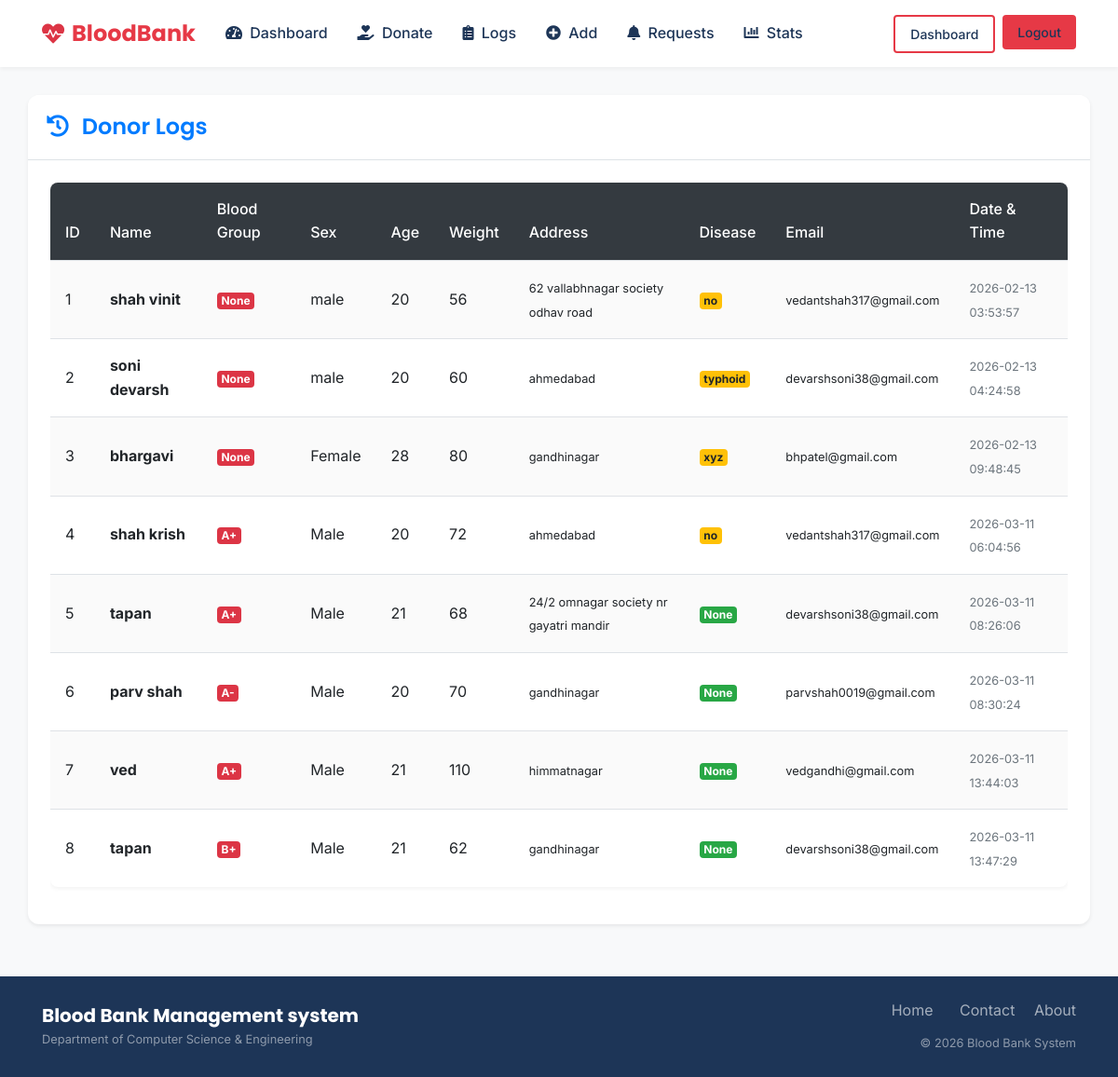
The page /donorlogs (signed in) on the database its author committed.
### tables this page shows
CREATE TABLE DONOR(
                D_ID INTEGER PRIMARY KEY AUTOINCREMENT,
                DNAME VARCHAR(50),
                SEX VARCHAR(10),
                AGE INTEGER,
                WEIGHT INTEGER,
                ADDRESS VARCHAR(150),
                DISEASE VARCHAR(50),
                DEMAIL VARCHAR(100),
                DONOR_DATE TIMESTAMP DEFAULT CURRENT_TIMESTAMP
            , B_GROUP VARCHAR(4));

### app_sqlite.py (the view)
@app.route('/donorlogs')
@is_logged_in
def donorlogs():
    conn = get_db_connection()
    cur = conn.cursor()
    cur.execute("SELECT * FROM DONOR")
    logs = cur.fetchall()
    if logs:
        return render_template('donorlogs.html',logs=logs)
    else:
        msg = ' No logs found '
        return render_template('donorlogs.html',msg=msg)
    conn.close()

### app_sqlite.py (called while the page is built)
def get_db_connection():
    conn = sqlite3.connect(DB_NAME)
    conn.row_factory = sqlite3.Row
    return conn

def is_logged_in(f):
    @wraps(f)
    def wrap(*args, **kwargs):
        if 'logged_in' in session:
            return f(*args, **kwargs)
        else:
            flash('Unauthorized, Please login!', 'danger')
            return redirect(url_for('login'))
    return wrap

### templates/donorlogs.html
{% extends 'layout.html' %}
{% block body %}
<div class="card shadow-sm mb-4">
  <div class="card-header bg-white">
    <h4 class="mb-0 text-primary"><i class="fas fa-history mr-2"></i> Donor Logs</h4>
  </div>
  <div class="card-body">
    <div class="table-responsive">
      <table class="table table-hover table-striped">
        <thead class="thead-dark">
          <tr>
            <th>ID</th>
            <th>Name</th>
            <th>Blood Group</th>
            <th>Sex</th>
            <th>Age</th>
            <th>Weight</th>
            <th>Address</th>
            <th>Disease</th>
            <th>Email</th>
            <th>Date & Time</th>
          </tr>
        </thead>
        <tbody>
          {% for log in logs %}
          <tr>
            <td>{{log.D_ID}}</td>
            <td class="font-weight-bold">{{log.DNAME}}</td>
            <td><span class="badge badge-danger">{{log.B_GROUP}}</span></td>
            <td>{{log.SEX}}</td>
            <td>{{log.AGE}}</td>
            <td>{{log.WEIGHT}}</td>
            <td><small>{{log.ADDRESS}}</small></td>
            <td>
              {% if log.DISEASE %}
              <span class="badge badge-warning">{{log.DISEASE}}</span>
              {% else %}
              <span class="badge badge-success">None</span>
              {% endif %}
            </td>
            <td><small>{{log.DEMAIL}}</small></td>
            <td><small class="text-muted">{{log.DONOR_DATE}}</small></td>
          </tr>
          {% endfor %}
        </tbody>
      </table>
    </div>
  </div>
</div>
{% endblock %}

### static/style.css (style rules this page uses)
:root { --primary-color: #e63946; --primary-hover: #c92a37; --secondary-color: #1d3557; --secondary-hover: #162842; --accent-color: #457b9d; --background-color: #f8f9fa; --surface-color: #ffffff; --text-main: #2b2d42; --text-muted: #6c757d; --border-color: #dee2e6; --success-color: #2a9d8f; --border-radius-sm: 4px; --border-radius-md: 8px; --border-radius-lg: 12px; --shadow-sm: 0 2px 4px rgba(0,0,0,0.05); --shadow-md: 0 4px 6px rgba(0,0,0,0.1); --shadow-lg: 0 10px 15px rgba(0,0,0,0.1); --font-main: 'Inter', sans-serif; --font-heading: 'Poppins', sans-serif; }
* { box-sizing: border-box; }
body { font-family: var(--font-main); background-color: var(--background-color); color: var(--text-main); line-height: 1.6; display: flex; flex-direction: column; min-height: 100vh; }
h1, h2, h3, h4, h5, h6 { font-family: var(--font-heading); color: var(--secondary-color); font-weight: 600; margin-bottom: 0.75rem; }
.card { border: none; border-radius: var(--border-radius-lg); box-shadow: var(--shadow-sm); background-color: var(--surface-color); transition: transform 0.2s ease, box-shadow 0.2s ease; overflow: hidden; }
.card-header { background-color: var(--surface-color); border-bottom: 1px solid var(--border-color); font-family: var(--font-heading); font-weight: 600; color: var(--secondary-color); padding: 1.25rem; }
.card-body { padding: 1.5rem; }
.table { background-color: var(--surface-color); border-radius: var(--border-radius-md); overflow: hidden; box-shadow: var(--shadow-sm); }
.table thead th { background-color: var(--secondary-color); color: white; border: none; font-weight: 500; }
.table td, .table th { vertical-align: middle; padding: 1rem; }
.table-striped tbody tr:nth-of-type(odd) { background-color: rgba(0,0,0,0.02); }

### rows shown on the page
DONOR: D_ID "1", DNAME "shah vinit", B_GROUP "None", SEX "male", AGE "20", WEIGHT "56", ADDRESS "62 vallabhnagar society odhav road", DISEASE "no", DEMAIL "vedantshah317@gmail.com", DONOR_DATE "2026-02-13 03:53:57"
DONOR: D_ID "2", DNAME "soni devarsh", B_GROUP "None", SEX "male", AGE "20", WEIGHT "60", ADDRESS "ahmedabad", DISEASE "typhoid", DEMAIL "devarshsoni38@gmail.com", DONOR_DATE "2026-02-13 04:24:58"
DONOR: D_ID "3", DNAME "bhargavi", B_GROUP "None", SEX "Female", AGE "28", WEIGHT "80", ADDRESS "gandhinagar", DISEASE "xyz", DEMAIL "bhpatel@gmail.com", DONOR_DATE "2026-02-13 09:48:45"
DONOR: D_ID "4", DNAME "shah krish", B_GROUP "A+", SEX "Male", AGE "20", WEIGHT "72", ADDRESS "ahmedabad", DISEASE "no", DEMAIL "vedantshah317@gmail.com", DONOR_DATE "2026-03-11 06:04:56"
DONOR: D_ID "5", DNAME "tapan", B_GROUP "A+", SEX "Male", AGE "21", WEIGHT "68", ADDRESS "24/2 omnagar society nr gayatri mandir", DISEASE "None", DEMAIL "devarshsoni38@gmail.com", DONOR_DATE "2026-03-11 08:26:06"
DONOR: D_ID "6", DNAME "parv shah", B_GROUP "A-", SEX "Male", AGE "20", WEIGHT "70", ADDRESS "gandhinagar", DISEASE "None", DEMAIL "parvshah0019@gmail.com", DONOR_DATE "2026-03-11 08:30:24"
DONOR: D_ID "7", DNAME "ved", B_GROUP "A+", SEX "Male", AGE "21", WEIGHT "110", ADDRESS "himmatnagar", DISEASE "None", DEMAIL "vedgandhi@gmail.com", DONOR_DATE "2026-03-11 13:44:03"
DONOR: D_ID "8", DNAME "tapan", B_GROUP "B+", SEX "Male", AGE "21", WEIGHT "62", ADDRESS "gandhinagar", DISEASE "None", DEMAIL "devarshsoni38@gmail.com", DONOR_DATE "2026-03-11 13:47:29"
